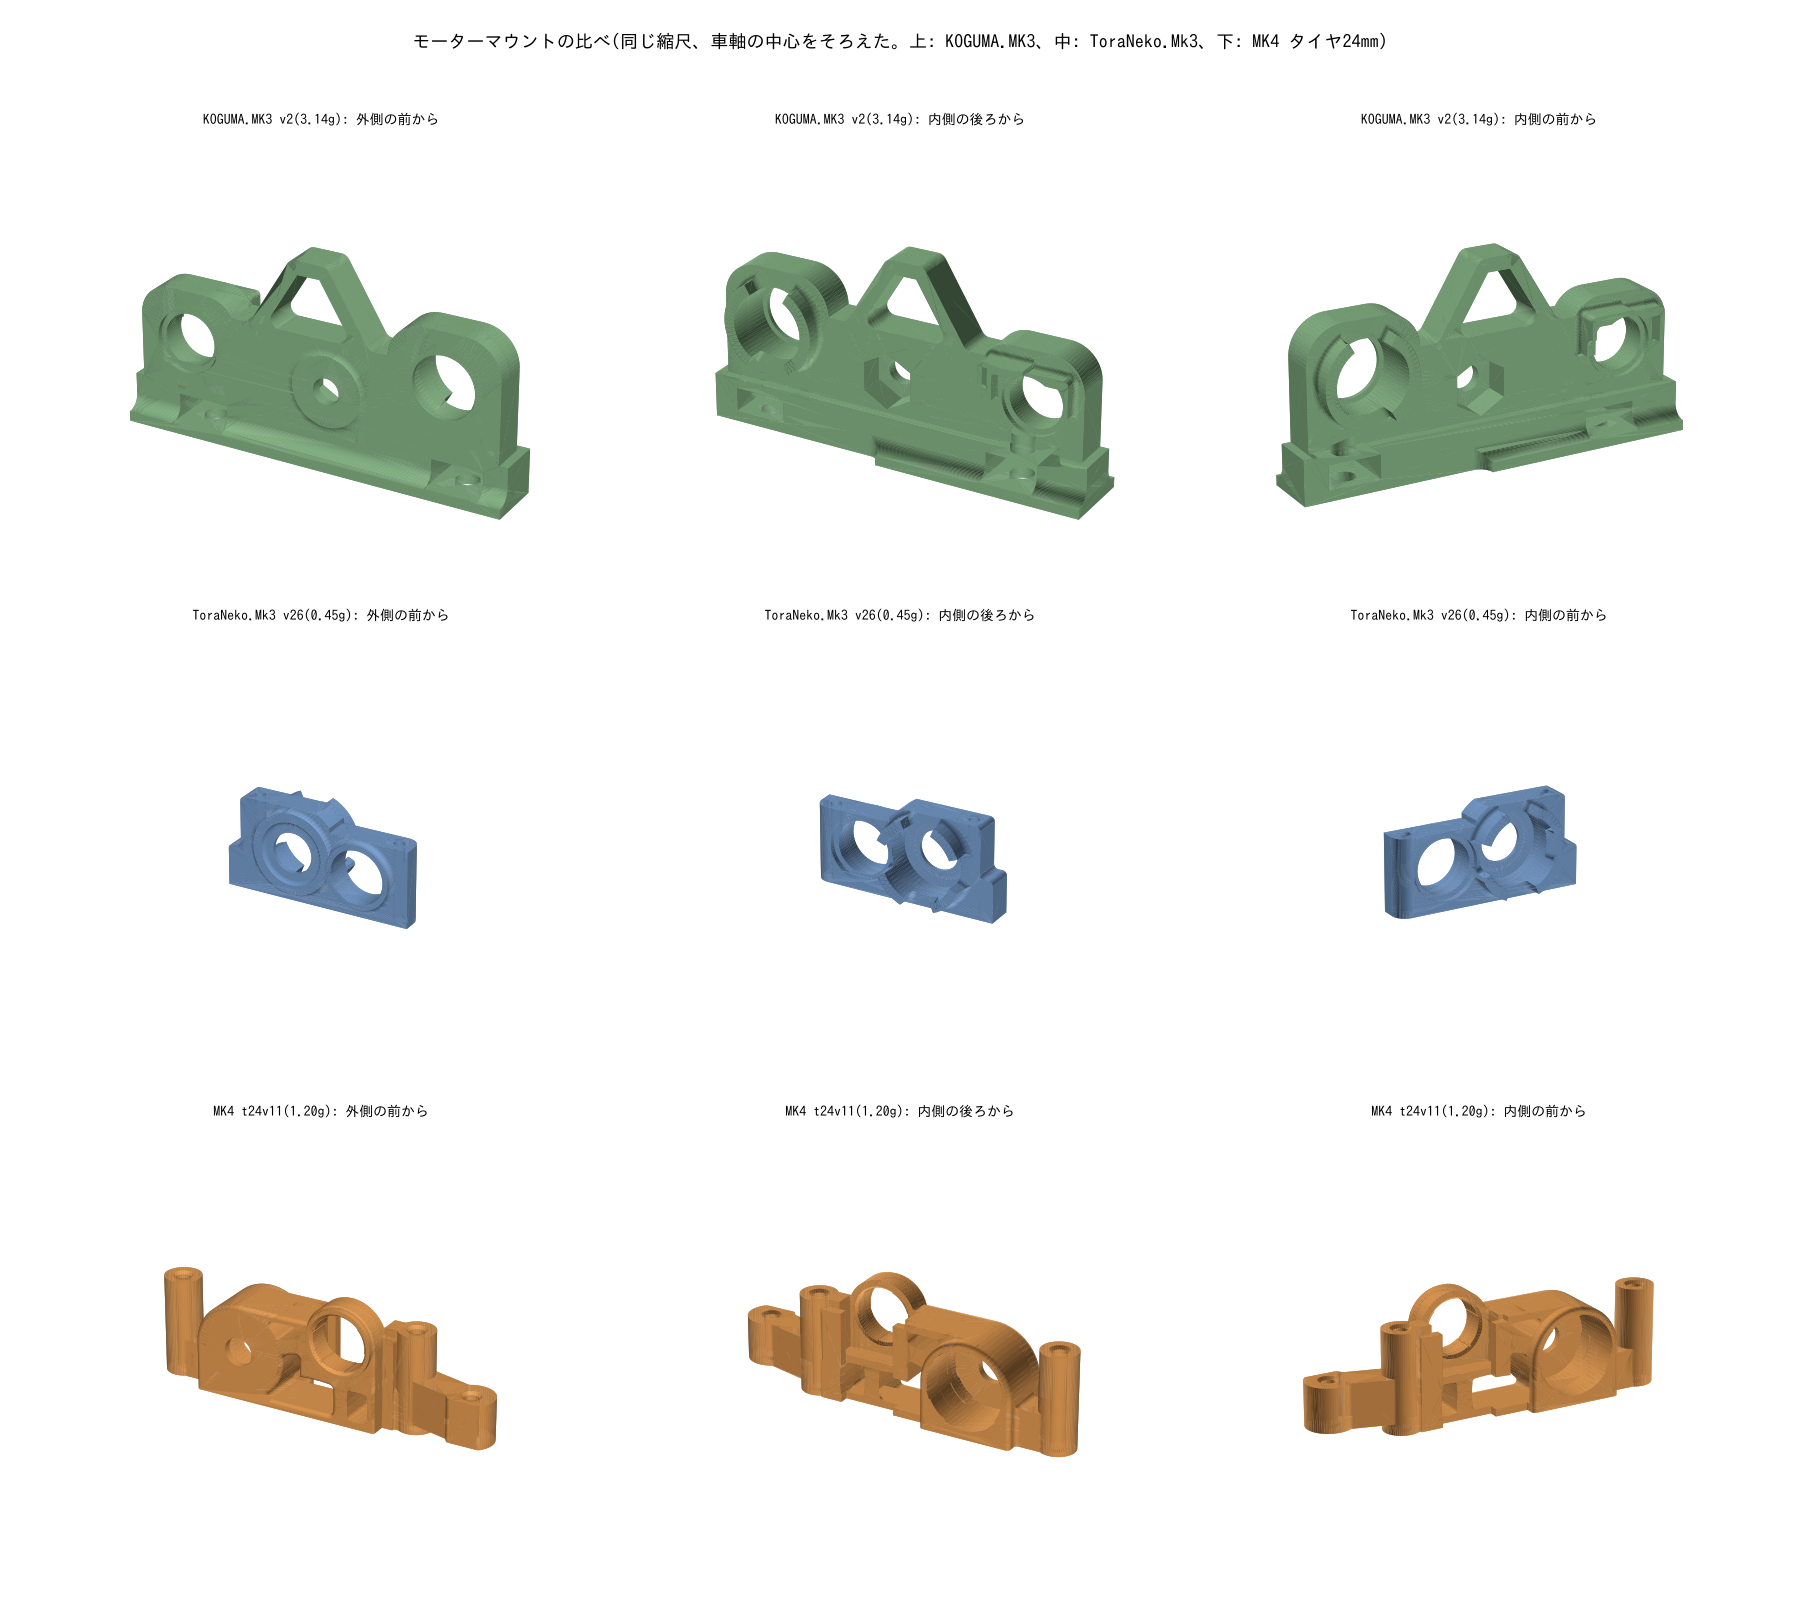

Recreate this plot in Python.
"""KOGUMA.MK3 のモーターマウント(v2)・ToraNeko.Mk3 のモーターマウント(v26)と MK4 のマウント(t24)を、同じ向き・同じ大きさで並べて描く(2026-11-24)。
使い方: python3 tn_mount_compare.py → tn_mount_compare.png
ToraNeko のマウントは tn_mount_extract.py が書いた tn_motor_mount_v26.step を、tn_parts.py と同じ変換(z 軸まわりに 90°)で
MK4 の向き(x 前、y 左、z 上、右側は外が -y)にそろえる。位置は車軸の中心を原点にする"""
import numpy as np
import cadquery as cq
import matplotlib
matplotlib.use('Agg')
import matplotlib.pyplot as plt
from mpl_toolkits.mplot3d.art3d import Poly3DCollection
import mount as mm
import mount_t24 as mt

plt.rcParams['font.family'] = 'IPAGothic'


def load_tn():
    """ToraNeko のマウントを MK4 の向きにし、車軸の中心(ToraNeko の (x, -5.32, 5.21))を原点に"""
    s = cq.importers.importStep('tn_motor_mount_v26.step').val()
    s = s.rotate(cq.Vector(0, 0, 0), cq.Vector(0, 0, 1), 90)        # (x, y) → (-y, x)
    return s.translate(cq.Vector(-5.32, 0, -5.21))


def load_mk3():
    """KOGUMA.MK3 のマウント(mk3_motor_mount_v2.step)を MK4 の向きにし、車輪の軸(M3 のねじ、MK3 の (x, 0.94, 71.26))を原点に。
    MK3 は +x が外(左の車輪)なので、z 軸まわりに -90° 回して外を -y にする"""
    s = cq.importers.importStep('mk3_motor_mount_v2.step').val()
    s = s.rotate(cq.Vector(0, 0, 0), cq.Vector(0, 0, 1), -90)       # (x, y) → (y, -x)
    return s.translate(cq.Vector(-0.94, 0, -71.26))


def load_mk4():
    s = mm.build(mt.P).val()
    ax, az = mt.P['axle']
    return s.translate(cq.Vector(-ax, 0, -az))


def draw(ax, shape, elev, azim, title, color):
    verts, tris = shape.tessellate(0.02, 0.2)
    V = np.array([(v.x, v.y, v.z) for v in verts])
    polys = V[np.array(tris)]
    n = np.cross(polys[:, 1] - polys[:, 0], polys[:, 2] - polys[:, 0])
    n /= np.linalg.norm(n, axis=1)[:, None] + 1e-12
    light = np.array([0.4, -0.6, 0.7])
    light /= np.linalg.norm(light)
    shade = 0.35 + 0.65 * np.clip(np.abs(n @ light), 0, 1)
    base = np.array(matplotlib.colors.to_rgb(color))
    pc = Poly3DCollection(polys, facecolors=np.clip(base[None, :] * shade[:, None], 0, 1), edgecolors='none')
    ax.add_collection3d(pc)
    bb = shape.BoundingBox()
    c = np.array([(bb.xmin + bb.xmax) / 2, (bb.ymin + bb.ymax) / 2, (bb.zmin + bb.zmax) / 2])
    r = 14.0
    ax.set_xlim(c[0] - r, c[0] + r)
    ax.set_ylim(c[1] - r, c[1] + r)
    ax.set_zlim(c[2] - r, c[2] + r)
    ax.set_box_aspect((1, 1, 1))
    ax.view_init(elev, azim)
    ax.set_axis_off()
    ax.set_title(title, fontsize=10)


if __name__ == '__main__':
    k3 = load_mk3()
    tn = load_tn()
    mk = load_mk4()
    fig = plt.figure(figsize=(18, 16))
    views = ((25, -60, '外側の前から'), (25, 120, '内側の後ろから'), (20, 60, '内側の前から'))
    for i, (elev, azim, t) in enumerate(views):
        ax = fig.add_subplot(3, 3, i + 1, projection='3d')
        draw(ax, k3, elev, azim, f'KOGUMA.MK3 v2(3.14g): {t}', '#8fbf8f')
        ax = fig.add_subplot(3, 3, i + 4, projection='3d')
        draw(ax, tn, elev, azim, f'ToraNeko.Mk3 v26(0.45g): {t}', '#7fa7d9')
        ax = fig.add_subplot(3, 3, i + 7, projection='3d')
        draw(ax, mk, elev, azim, f'MK4 {mt.VER}(1.20g): {t}', '#f2a65a')
    fig.suptitle('モーターマウントの比べ(同じ縮尺、車軸の中心をそろえた。上: KOGUMA.MK3、中: ToraNeko.Mk3、下: MK4 タイヤ24mm)', fontsize=13)
    fig.tight_layout(rect=(0, 0, 1, 0.96))
    fig.savefig('tn_mount_compare.png', dpi=100)
    print('tn_mount_compare.png')
